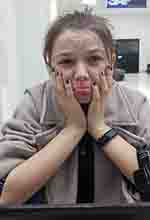
#> input picture Peruza.jpg, 150 x 220 px
$ python MeCe.py
#> lines starting #> are read from the running program, lines starting #| are printed output that depends on the picture
import cv2
import numpy as np
import matplotlib.pyplot as plt
import matplotlib.image as mpimg
from numba import jit, cuda

image = plt.imread("Peruza.jpg")
#> image is the input picture: shape (220, 150, 3); mean R, G, B 135.5, 125.8, 123.4
#Return evenly spaced values within given interval
time = np.arange(0, 2 * np.pi, np.pi / 100)

def bpsk_Modulation(bitString):
    amplitude = []
    #for the whole lenght of bitstring, check if it equal to 0, add to amplitude 0, else 1.
    for i in range(len(bitString)):
        if bitString[i] == '0':
            #Append - sin, to list amplitude
            amplitude.append(-np.sin(time))
        else :
            amplitude.append(np.sin(time))
    return amplitude

def bpsk_Demodulation(r_bb,L):
    # x = real of r_bb
    x = np.real(r_bb)
    # x = convolution of two one-dimensional sequences
    x = np.convolve(x,np.ones(L))
    x = x[np.arange(L,len(x),L)]
    ak_cap = (x > 0)
    return ['1' if x else '0' for x in ak_cap]
#Adding Gaussian Noise
def add_Gaussian_Noise(signal, snr):
    # to get signal power we need to take a sum of
    sigpow = sum([np.power(abs(signal[i]), 2) for i in range(len(signal))])
    print(sigpow)
    sigpow /= len(signal)
    noisepow = sigpow / (np.power(10, snr / 10))
    noise = np.sqrt(noisepow) * (np.random.uniform(-1, 1, size=len(signal)))
    return noise
# Checking bit error rate
def check_BER(bitString, demodBitString):
    return sum(1 for a, b in zip(bitString, demodBitString) if a != b) + abs(len(bitString) - len(demodBitString))
# Function to plot usual image
def plotimage(image, h=8, **kwargs):
    # Helper function to plot an image
    # y and x is positions of a pixel
    y = image.shape[0]
    x = image.shape[1]
    # W is a color value of a pixel
    w = (y / x) * h
    # Below 3 lines are for drawing a picture
    plt.figure(figsize=(w, h))
    plt.imshow(image, interpolation="none", **kwargs)
    plt.axis('off')
def plotRGBImage():
    # Creating a subplot, to recreate an RGB image
    fig, axs = plt.subplots(nrows=1, ncols=3, figsize=(15, 5))
    # In this for, we are going to split them, and show the image
    for c, ax, in zip(range(3), axs):
        # np.zeros Return a new array of given shape and type, filled with zeros.
        tmp_image = np.zeros(image.shape, dtype="uint8")
        # assign to temporal image R,G and B values(from for c were equal 0,1,2)
        tmp_image[:, :, c] = image[:, :, c]
        # Show the image
        ax.imshow(tmp_image)
        ax.set_axis_off()


def simulate():
    image = cv2.imread('Peruza.jpg')
    height, width, channels = image.shape
#> height = 220; width = 150; channels = 3
    demod_img = np.zeros((height, width, channels))
    BER = 0
    for i in range(height):
        for j in range(width):
            rgb = image[i][j]
            bitString = ''
            for k in np.arange(3):
                binary = bin(rgb[k])[2:].zfill(8)
                bitString += binary
            signal = np.array(bpsk_Modulation(bitString)).flatten()
            SNR = 0
            nsignal = add_Gaussian_Noise(signal, SNR)
            demodbitString = ''.join(map(str, bpsk_Demodulation(nsignal + signal, 200)));
            demod_img[i][j] = [int(demodbitString[0:8], 2), int(demodbitString[8:16], 2), int(demodbitString[16:24], 2)]
            BER += check_BER(bitString, demodbitString)
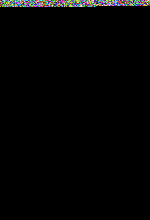
#> demod_img: shape (220, 150, 3) float64; mean B, G, R 3.8, 3.9, 3.8
    print(BER / (height * width * channels * 8))
    cv2.imwrite("photo_changed_1.jpg", demod_img)

    img = mpimg.imread('Peruza.jpg')
    fig = plt.figure()
    a = fig.add_subplot(1, 2, 1)
    imgplot = plt.imshow(img)
    a.set_title('Before')
    plt.colorbar(ticks=[0.1, 0.3, 0.5, 0.7], orientation='horizontal')

    img = mpimg.imread('photo_changed_1.jpg')
    a = fig.add_subplot(1, 2, 2)
    imgplot = plt.imshow(img)
    imgplot.set_clim(0.0, 0.7)
    a.set_title('After')
    plt.colorbar(ticks=[0.1, 0.3, 0.5, 0.7], orientation='horizontal')

    return

#> (the run stopped early here; a loop or call above may not have finished)
